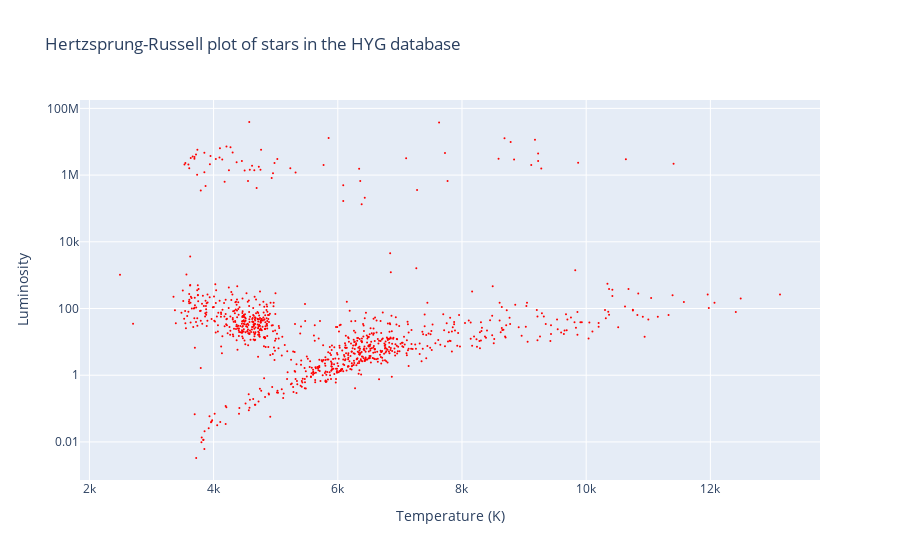

The code cell stored with this chart in its notebook:
### Code cell
layout3 = {'title': 'Hertzsprung-Russell plot of stars in the HYG database', 
          'xaxis': {'title': 'Temperature (K)'},
          'yaxis': {'title': 'Luminosity', 'type': 'log'}
         }
trace3 = {'x': temp_list, 
          'y': lum_list, 
          'mode': 'markers',
          'marker': {'color': 'red', 'size': 2}}

figure3 = {'data': [trace3], 
           'layout': layout3}


plotly.offline.iplot(figure3)

### Figure 1 — Plotly figure (JSON) as saved in the notebook; plotly's stock layout.template omitted (floating-point values rounded to 4 significant figures; data arrays with more than 128 entries replaced by an {"elided": "..."} marker saying what was removed)
{"data": [{"marker": {"color": "red", "size": 2}, "mode": "markers", "type": "scatter", "x": {"elided": "1000 float values"}, "y": {"elided": "1000 float values"}}], "layout": {"title": {"text": "Hertzsprung-Russell plot of stars in the HYG database"}, "xaxis": {"title": {"text": "Temperature (K)"}}, "yaxis": {"title": {"text": "Luminosity"}, "type": "log"}}}
